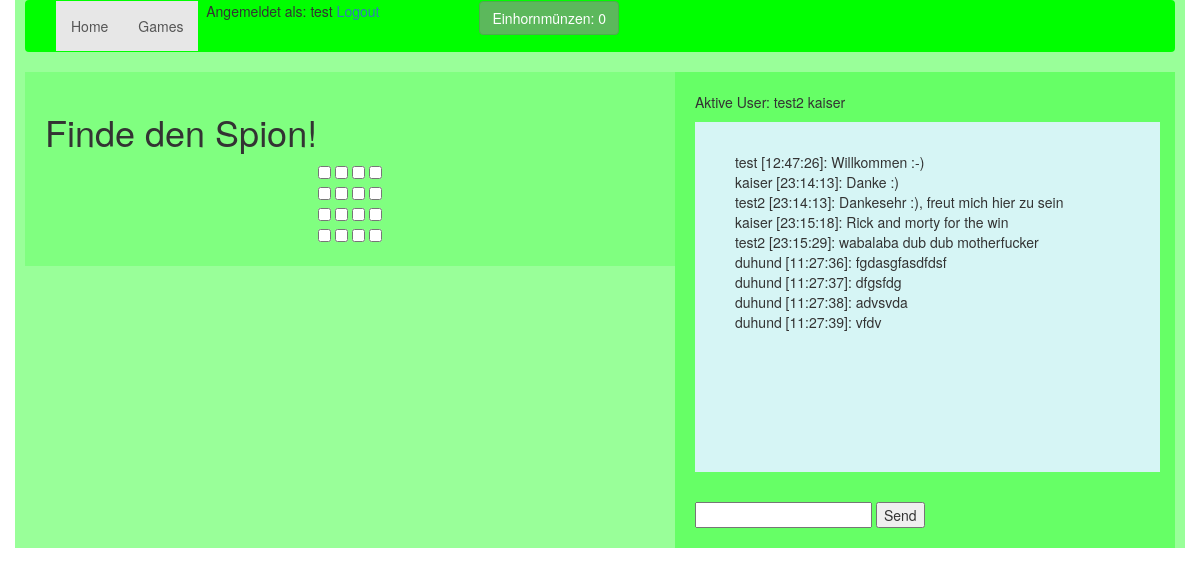
Screenshot of /games (signed in) with the database file from the repository.
### lucky/database.py (models this page shows, shortened)
class user(db.Model, UserMixin):
    id = db.Column(db.Integer, primary_key=True)
    username = db.Column(db.String(80), unique=True)
    email = db.Column(db.String(120), unique=True)
    password = db.Column(db.String(120))
    money = db.Column(db.Integer, default=5000)
    logged_in = db.Column(db.Integer, default=0)

class chat(db.Model):
    id = db.Column(db.Integer, primary_key=True)
    user_id= db.Column(db.Integer, db.ForeignKey('user.id'))
    message = db.Column(db.String(500))
    timestamp = db.Column(db.String(10), index=True)
    datestamp = db.Column(db.String(10), index=True)

### lucky/routes.py (the view)
@app.route('/games')
@login_required
def games():
    return render_template('games.html',messages=chat.query.all(),user=user.query.all())

### lucky/functions.py (called while the page is built)
@login_manager.user_loader
def user_loader(id):
    return user.query.get(int(id))

### lucky/templates/games.html (shortened to what this page needs)
{% extends "base.html" %}
{% block content %}
    <h1>Finde den Spion!</h1>
     <CENTER>
     <FORM method="POST" name="searchb">
     <input type=checkbox onClick="javascript:search('x1y1', this);">
     <input type=checkbox onClick="javascript:search('x1y2', this);">
     <input type=checkbox onClick="javascript:search('x1y3', this);">
     <input type=checkbox onClick="javascript:search('x1y4', this);"><br>
     <input type=checkbox onClick="javascript:search('x2y1', this);">
     <input type=checkbox onClick="javascript:search('x2y2', this);">
     <input type=checkbox onClick="javascript:search('x2y3', this);">
     <input type=checkbox onClick="javascript:search('x2y4', this);"><br>
     <input type=checkbox onClick="javascript:search('x3y1', this);">
     <input type=checkbox onClick="javascript:search('x3y2', this);">
     <input type=checkbox onClick="javascript:search('x3y3', this);">
     <input type=checkbox onClick="javascript:search('x3y4', this);"><br>
     <input type=checkbox onClick="javascript:search('x4y1', this);">
     <input type=checkbox onClick="javascript:search('x4y2', this);">
     <input type=checkbox onClick="javascript:search('x4y3', this);">
     <input type=checkbox onClick="javascript:search('x4y4', this);">
     </FORM>
     </CENTER>
     {% endblock %}

### lucky/templates/base.html (shortened to what this page needs)
<!DOCTYPE html>
<html>
 <head>
	<link href="static/bootstrap.css" rel="stylesheet" media="screen">
 </head>
 <body>
    <div class="container">
     <nav class="navbar navbar-default">
  <div class="container-fluid">
    <div class="collapse navbar-collapse" id="bs-example-navbar-collapse-1">
      <ul class="nav navbar-nav">
        <li class="active"><a href="/">Home <span class="sr-only">(current)</span></a></li>
        <li class="active"><a href="/games">Games <span class="sr-only">(current)</span></a></li>
        <li class="active">          	 {% if current_user.is_authenticated %}
		         <p>&nbsp Angemeldet als: {{ current_user.username }}&nbsp </p></li>
                <btn style="margin-left:100px; "class="btn btn-success btn-large">Einhornmünzen: <span id="mycash">{{ current_user.money }}</span></btn>
		<li class="active"><p><a href="{{ url_for('.logout') }}">Logout</a></p>
		            {% else %}
		         <p><a href="{{ url_for('.login') }}">Login</a></p>
		         <p><a href="{{ url_for('.register') }}">Registrierung</a></p>
	                {% endif %}</li>
      </ul>
    </div>
  </div>
</nav>
	<div class="content">
	 {% block content %}	{% endblock %}
</div>
		<div class="chat_out">
			<p>Aktive User: {% for active in user %}
    		{% if active.logged_in == 1 %}
        	{{ active.username }}
    		{% endif %}
{% endfor %}</p>
            <div class="chat_in">
            <ul id="messages" style="list-style:none;">
		        {% for msg in messages %}
		 	    <li>{% for id in user %}{% if msg.user_id == id.id %}{{ id.username }} {% endif %}{% endfor %}
					[{{ msg.timestamp }}]: {{ msg.message }}</li>
		        {% endfor %}
	        </ul>
            </div>
        	{% if current_user.is_authenticated %}
	 <input type="text" id="myMessage">
	 <button id="sendbutton">Send</button>
 	{% endif %}
             </div>
     	</div>
 </body>
</html>

### rows the page displays
user: username "test", money "0"
user: username "test2"
user: username "kaiser"
chat: timestamp "12:47:26", message "Willkommen :-)"
chat: timestamp "23:14:13", message "Danke :)"
chat: timestamp "23:14:13", message "Dankesehr :), freut mich hier zu sein"
chat: timestamp "23:15:18", message "Rick and morty for the win"
chat: timestamp "23:15:29", message "wabalaba dub dub motherfucker"
chat: timestamp "11:27:36", message "fgdasgfasdfdsf"
user: username "duhund"
chat: timestamp "11:27:37", message "dfgsfdg"
chat: timestamp "11:27:38", message "advsvda"
chat: timestamp "11:27:39", message "vfdv"
